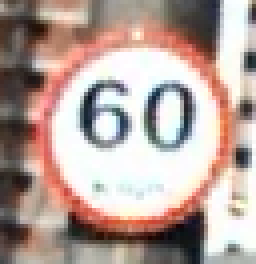
//> input picture original_images/60/placa_60_carina10.png, 64 x 66 px (shown 4 times larger)
$ ./createPatFile2 ../original_images/60/placa_60_carina10.png   (built with g++ and OpenCV 4)
//> lines starting //> are read from the running program, lines starting //| are printed output that depends on the picture; after the words box and inside, x2 and y2 are one past the last pixel; in counts of white or black regions, pixels touching at a corner belong together
#include <iostream>
#include <stdlib.h>
#include <opencv2/imgproc/imgproc.hpp>
#include <opencv2/highgui/highgui.hpp>
#include <opencv/cv.h>
#include <opencv/highgui.h>
#include <opencv2/features2d/features2d.hpp>

using namespace cv;
using namespace std;


int main (int argc, char** argv){

    int result,cont;
    // [13 lines of commented-out code are left out]


    Mat im_gray;   // no nead to load the Mat with anything when declaring it.
    Mat im_rgb  = imread(argv[1]);
//> im_rgb is the input picture: 66 rows x 64 cols, CV_8UC3; mean B, G, R 155.5, 162.5, 181.8
    cvtColor(im_rgb, im_gray,CV_RGB2GRAY);
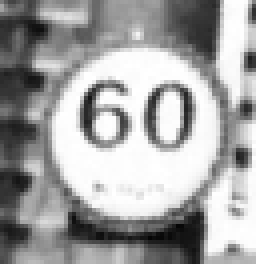
//> im_gray: 66 rows x 64 cols, CV_8UC1 (shown 4 times larger); min 5, max 255, mean 162.6
    // INSTEAD of the above two lines you could have cv::Mat im_gray = imread("img1.png",CV_LOAD_IMAGE_GRAYSCALE);

    // the following is an alternative to Mat img_bw = im_gray > 128
    Mat img_bw;
    threshold(im_gray, img_bw, 128.0, 255.0, THRESH_BINARY);
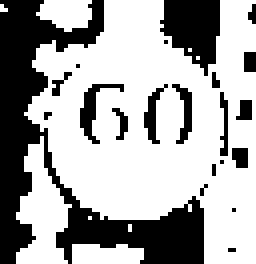
//> img_bw: 66 rows x 64 cols, CV_8UC1 (shown 4 times larger); 65.5% white; 21 black regions (15 under 20 px), largest, box (x1, y1, x2, y2) and area: (0, 0, 51, 66) 1024, (40, 0, 55, 19) 191, (20, 21, 31, 36) 50, (36, 21, 42, 36) 34, (43, 21, 48, 36) 34, (55, 23, 57, 39) 21

    IplImage* src = new IplImage(img_bw);
    //cvShowImage("Test",src);
    //waitKey(3600);

    cont=0;
    for( int col = 0; col < src->height; col++ ){
        for ( int row = 0; row < src->width; row++ ) {


            if(CV_IMAGE_ELEM(src, unsigned char, row, col) == 0){
                result = 1;
            }
            else{
                result = 0;
            }

            if(result == 1){
                cont++;
            }

            //printf("%d", CV_IMAGE_ELEM(src, unsigned char, row, col));
            //printf("%s", ";");

        }
        printf("%d", cont);
        printf("%s", ";");
        //printf("%s", "\n");

        cont=0;


    }
//> this loop made 66 passes
//> (result, cont) on passes 1 to 12: (1, 62), (1, 63), (1, 64), (1, 64), (0, 61), (0, 55), (0, 50), (0, 42), (0, 28), (0, 22), (0, 13), (0, 21)
//| 6263646461555042
//> (output is shown up to pass 8 of 66)
//> after the loop, result = 1; cont = 0


    printf("%s", " ");
    printf("%s", ";");


    //printf("%s", "\n");

    //printf("%d", destination->width);
    //printf("%d", destination->height);

    if(strstr (argv[1],"direita") != 0){
        printf("%d", 0);
        printf("%s", ";");
        printf("%d", 0);
        printf("%s", ";");
        printf("%d", 1);
        printf("%s", ";");
    }
    if(strstr (argv[1],"esquerda") != 0){
        printf("%d", 1);
        printf("%s", ";");
        printf("%d", 0);
        printf("%s", ";");
        printf("%d", 0);
        printf("%s", ";");
    }
    if(strstr (argv[1],"frente") != 0){
        printf("%d", 0);
        printf("%s", ";");
        printf("%d", 1);
        printf("%s", ";");
        printf("%d", 0);
        printf("%s", ";");
    }

    printf("%s", "\n");

    return 0;
}

$ run again, on original_images/60/placa_60_carina12.png
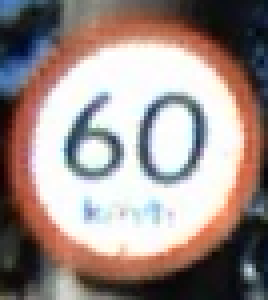
//> input picture original_images/60/placa_60_carina12.png, 67 x 75 px (shown 4 times larger)
//> im_rgb is the input picture: 75 rows x 67 cols, CV_8UC3; mean B, G, R 138.6, 142.5, 157
//> `cvtColor(im_rgb, im_gray,CV_RGB2GRAY);`:
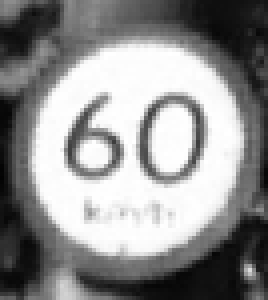
//> im_gray: 75 rows x 67 cols, CV_8UC1 (shown 4 times larger); min 3, max 255, mean 143
//> `threshold(im_gray, img_bw, 128.0, 255.0, THRESH_BINARY);`:
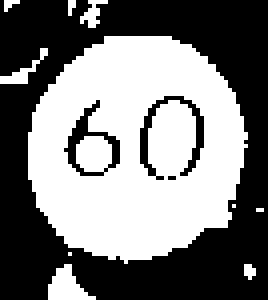
//> img_bw: 75 rows x 67 cols, CV_8UC1 (shown 4 times larger); 48% white; 10 white regions (6 under 20 px), largest, box (x1, y1, x2, y2) and area: (7, 9, 62, 66) 2273, (12, 66, 24, 75) 61, (0, 12, 12, 21) 30, (20, 0, 27, 7) 23
//> the loop `for( int col = 0; col < src->height; col++ )` made 75 passes
//> (result, cont) on passes 1 to 8: (1, 65), (1, 62), (1, 63), (1, 63), (1, 63), (1, 63), (1, 63), (1, 54)
//> (printed output is left out)
//> after the loop `for( int col = 0; col < src->height; col++ )`: result = 1; cont = 0

$ run again, on original_images/60/placa_60_carina14.png
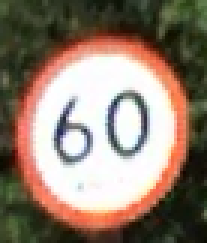
//> input picture original_images/60/placa_60_carina14.png, 69 x 81 px (shown 3 times larger)
//> im_rgb is the input picture: 81 rows x 69 cols, CV_8UC3; mean B, G, R 111.1, 125.9, 143.8
//> `cvtColor(im_rgb, im_gray,CV_RGB2GRAY);`:
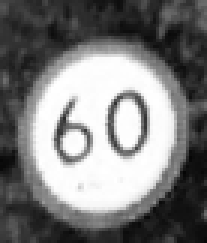
//> im_gray: 81 rows x 69 cols, CV_8UC1 (shown 3 times larger); min 5, max 255, mean 123.5
//> `threshold(im_gray, img_bw, 128.0, 255.0, THRESH_BINARY);`:
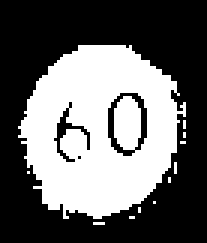
//> img_bw: 81 rows x 69 cols, CV_8UC1 (shown 3 times larger); 40.2% white; 11 white regions (10 under 20 px), largest, box (x1, y1, x2, y2) and area: (6, 15, 62, 73) 2223
//> the loop `for( int col = 0; col < src->height; col++ )` made 81 passes
//> (result, cont) on passes 1 to 8: (1, 69), (1, 69), (1, 69), (1, 69), (1, 69), (1, 69), (1, 67), (1, 62)
//> (printed output is left out)
//> after the loop `for( int col = 0; col < src->height; col++ )`: result = 1; cont = 0

$ run again, on original_images/60/placa_60_carina5.png
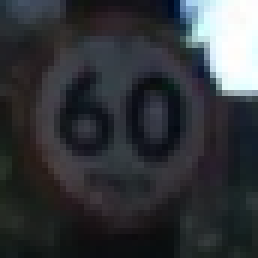
//> input picture original_images/60/placa_60_carina5.png, 43 x 43 px (shown 6 times larger)
//> im_rgb is the input picture: 43 rows x 43 cols, CV_8UC3; mean B, G, R 59.2, 55.3, 52.6
//> `cvtColor(im_rgb, im_gray,CV_RGB2GRAY);`:
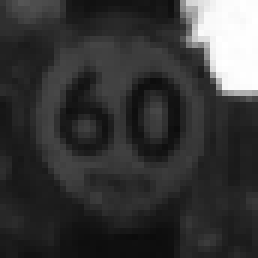
//> im_gray: 43 rows x 43 cols, CV_8UC1 (shown 6 times larger); min 12, max 255, mean 56.1
//> `threshold(im_gray, img_bw, 128.0, 255.0, THRESH_BINARY);`:
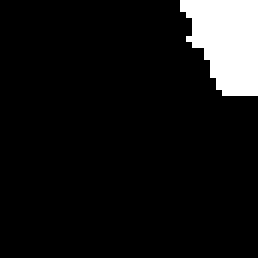
//> img_bw: 43 rows x 43 cols, CV_8UC1 (shown 6 times larger); 8.4% white; 1 white region, box (x1, y1, x2, y2) and area: (30, 0, 43, 16) 156
//> the loop `for( int col = 0; col < src->height; col++ )` made 43 passes
//> cont on passes 1 to 8: 43, 43, 43, 43, 43, 43, 43, 43
//> (printed output is left out)
//> after the loop `for( int col = 0; col < src->height; col++ )`: result = 1; cont = 0
